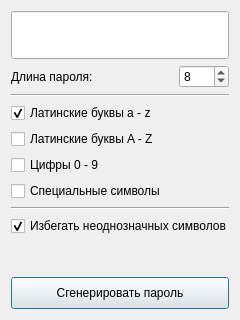
<?xml version="1.0" encoding="UTF-8"?>
<ui version="4.0">
 <class>GeneratorForm</class>
 <widget class="QDialog" name="GeneratorForm">
  <property name="geometry">
   <rect>
    <x>0</x>
    <y>0</y>
    <width>240</width>
    <height>320</height>
   </rect>
  </property>
  <property name="minimumSize">
   <size>
    <width>240</width>
    <height>320</height>
   </size>
  </property>
  <property name="maximumSize">
   <size>
    <width>240</width>
    <height>320</height>
   </size>
  </property>
  <property name="windowTitle">
   <string>Генератор паролей</string>
  </property>
  <layout class="QVBoxLayout" name="verticalLayout">
   <item>
    <widget class="QLineEdit" name="editPassword">
     <property name="minimumSize">
      <size>
       <width>0</width>
       <height>48</height>
      </size>
     </property>
     <property name="font">
      <font>
       <pointsize>14</pointsize>
      </font>
     </property>
     <property name="maxLength">
      <number>20</number>
     </property>
     <property name="alignment">
      <set>Qt::AlignCenter</set>
     </property>
     <property name="readOnly">
      <bool>true</bool>
     </property>
    </widget>
   </item>
   <item>
    <layout class="QHBoxLayout" name="hLayout">
     <item>
      <widget class="QLabel" name="label_1">
       <property name="text">
        <string>Длина пароля:</string>
       </property>
      </widget>
     </item>
     <item>
      <widget class="QSpinBox" name="spinBoxLength">
       <property name="maximumSize">
        <size>
         <width>50</width>
         <height>16777215</height>
        </size>
       </property>
       <property name="minimum">
        <number>4</number>
       </property>
       <property name="maximum">
        <number>16</number>
       </property>
       <property name="value">
        <number>8</number>
       </property>
      </widget>
     </item>
    </layout>
   </item>
   <item>
    <widget class="Line" name="line_1">
     <property name="orientation">
      <enum>Qt::Horizontal</enum>
     </property>
    </widget>
   </item>
   <item>
    <widget class="QCheckBox" name="cbLat1">
     <property name="text">
      <string>Латинские буквы a - z</string>
     </property>
     <property name="checked">
      <bool>true</bool>
     </property>
    </widget>
   </item>
   <item>
    <widget class="QCheckBox" name="cbLat2">
     <property name="text">
      <string>Латинские буквы A - Z</string>
     </property>
     <property name="checked">
      <bool>false</bool>
     </property>
    </widget>
   </item>
   <item>
    <widget class="QCheckBox" name="cbNumbers">
     <property name="text">
      <string>Цифры 0 - 9</string>
     </property>
    </widget>
   </item>
   <item>
    <widget class="QCheckBox" name="cbSpecial">
     <property name="text">
      <string>Специальные символы</string>
     </property>
    </widget>
   </item>
   <item>
    <widget class="Line" name="line_2">
     <property name="orientation">
      <enum>Qt::Horizontal</enum>
     </property>
    </widget>
   </item>
   <item>
    <widget class="QCheckBox" name="cbAmbiguous">
     <property name="text">
      <string>Избегать неоднозначных символов</string>
     </property>
     <property name="checked">
      <bool>true</bool>
     </property>
    </widget>
   </item>
   <item>
    <spacer name="verticalSpacer">
     <property name="orientation">
      <enum>Qt::Vertical</enum>
     </property>
     <property name="sizeHint" stdset="0">
      <size>
       <width>20</width>
       <height>40</height>
      </size>
     </property>
    </spacer>
   </item>
   <item>
    <widget class="QPushButton" name="btnGenerate">
     <property name="minimumSize">
      <size>
       <width>0</width>
       <height>32</height>
      </size>
     </property>
     <property name="text">
      <string>Сгенерировать пароль</string>
     </property>
    </widget>
   </item>
  </layout>
 </widget>
 <resources/>
 <connections/>
</ui>
